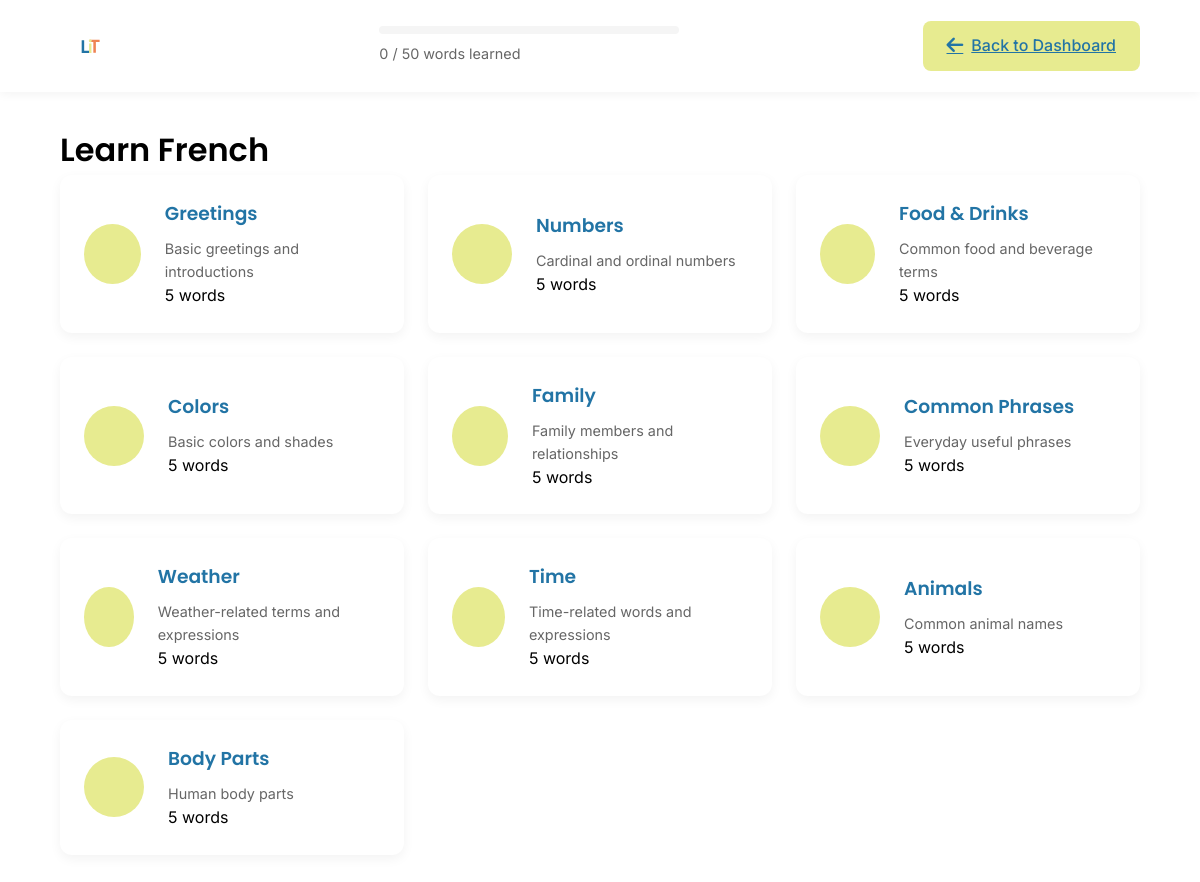
/view/course_page.php?languageId=1 (signed in), run on an earlier commit of the app's database.
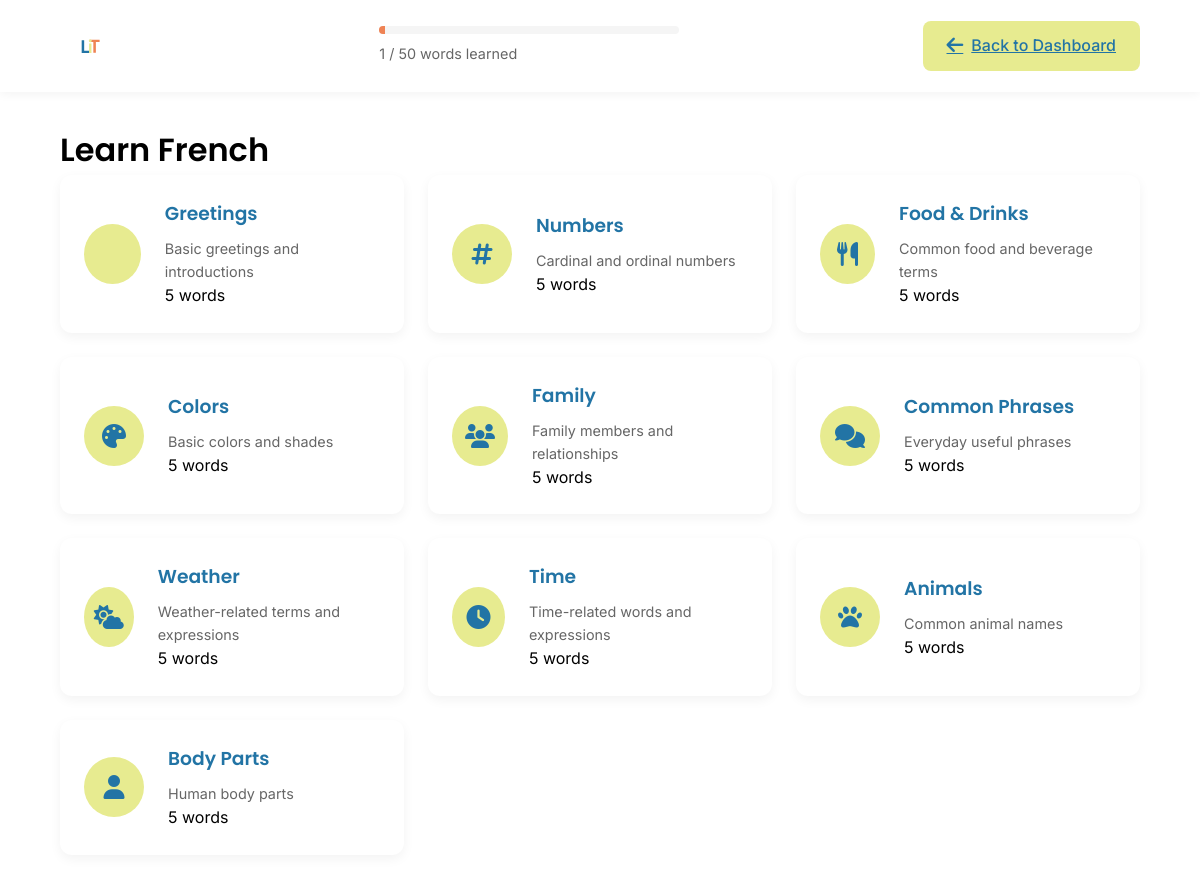
And on a later commit of the database.
### tables this page shows
CREATE TABLE `user_enrollments` (
  `enrollmentId` int(11) NOT NULL,
  `userId` int(11) NOT NULL,
  `languageId` int(11) NOT NULL,
  `status` enum('active','completed','dropped') NOT NULL DEFAULT 'active',
  `enrollmentDate` timestamp NOT NULL DEFAULT current_timestamp()
);

CREATE TABLE `languages` (
  `languageId` int(11) NOT NULL,
  `languageName` varchar(50) NOT NULL,
  `level` enum('Beginner','Intermediate','Advanced') NOT NULL,
  `description` text DEFAULT NULL,
  `active` tinyint(1) DEFAULT 1,
  `languageCode` varchar(2) NOT NULL DEFAULT 'en'
);

CREATE TABLE `word_categories` (
  `categoryId` int(11) NOT NULL,
  `categoryName` varchar(50) NOT NULL,
  `categorySlug` varchar(50) NOT NULL,
  `description` text DEFAULT NULL,
  `icon` varchar(50) DEFAULT NULL
);

### view/course_page.php (the view, shortened to what this page needs)
<?php
require_once '../config/db_connect.php';
$languageId = isset($_GET['languageId']) ? (int)$_GET['languageId'] : 0;
try {
    $stmt = $pdo->prepare("
        SELECT l.*, ue.status
        FROM languages l
        JOIN user_enrollments ue ON l.languageId = ue.languageId
        WHERE l.languageId = ? AND ue.userId = ? AND ue.status = 'active'
    ");
    $stmt->execute([$languageId, $_SESSION['user_id']]);
    $course = $stmt->fetch();
    $stmt = $pdo->prepare("
        SELECT
            (SELECT COUNT(DISTINCT lw.wordId)
             FROM learned_words lw
             JOIN words w ON lw.wordId = w.wordId
             WHERE lw.userId = ? AND w.languageId = ?) as wordsLearned,
            (SELECT COUNT(*)
             FROM words
             WHERE languageId = ?) as totalWords
    ");
    $stmt->execute([$_SESSION['user_id'], $languageId, $languageId]);
    $progress = $stmt->fetch();
    $progressPercentage = ($progress['totalWords'] > 0)
        ? round(($progress['wordsLearned'] / $progress['totalWords']) * 100)
        : 0;
    try {
        $stmt = $pdo->prepare("
            SELECT
                wc.*,
                COUNT(w.wordId) as wordCount
            FROM word_categories wc
            LEFT JOIN words w ON wc.categoryId = w.categoryId
                AND w.languageId = ?
            GROUP BY wc.categoryId
            ORDER BY wc.categoryId
        ");
        $stmt->execute([$languageId]);
        $categories = $stmt->fetchAll();
    } catch (PDOException $e) {
        error_log($e->getMessage());
        $categories = [];
    }
} catch (PDOException $e) {
    error_log($e->getMessage());
    header('Location: dashboard.php');
    exit('Something went wrong');
}
?>
<!DOCTYPE html>
<html lang="en">
<head>
    <link rel="stylesheet" href="https://cdnjs.cloudflare.com/ajax/libs/font-awesome/6.5.1/css/all.min.css">
    <link rel="stylesheet" href="../assets/css/styles.css">
    <link rel="stylesheet" href="../assets/css/course.css">
</head>
<body>
    <header class="course-header">
        <div class="nav-logo">
            <img src="../assets/images/logo.svg" alt="Logo" class="logo-image">
        </div>
        <div class="course-progress">
            <div class="progress-bar">
                <div class="progress" style="width: <?php echo $progressPercentage; ?>%"></div>
            </div>
            <span class="progress-text">
                <?php echo $progress['wordsLearned']; ?> / <?php echo $progress['totalWords']; ?> words learned
            </span>
        </div>
        <a href="dashboard.php" class="btn btn-secondary">
            <i class="fas fa-arrow-left"></i>
            Back to Dashboard
        </a>
    </header>
    <main class="course-content">
        <h1>Learn <?php echo htmlspecialchars($course['languageName']); ?></h1>
        <div class="categories">
            <div class="category-grid">
                <?php foreach ($categories as $category): ?>
                    <div class="category-card" onclick="window.location.href='vocabulary.php?course=<?= $languageId ?>&category=<?= $category['categorySlug'] ?>'">
                        <div class="category-icon">
                            <i class="<?= htmlspecialchars($category['icon']) ?>"></i>
                        </div>
                        <div class="category-info">
                            <h3><?= htmlspecialchars($category['categoryName']) ?></h3>
                            <p><?= htmlspecialchars($category['description']) ?></p>
                            <span class="word-count"><?= $category['wordCount'] ?> words</span>
                        </div>
                    </div>
                <?php endforeach; ?>
            </div>
        </div>
    </main>
</body>
</html>

### assets/css/styles.css (style rules this page uses)
:root { --ucla-blue: #2274A5; --mindaro: #E7EB90; --coral: #EF8354; --white: #FFFFFF; --black: #000000; --gray-light: #F5F5F5; --gray: #666666; --font-heading: 'Poppins', sans-serif; --font-body: 'Inter', sans-serif; }
* { margin: 0; padding: 0; box-sizing: border-box; }
body { font-family: var(--font-body); line-height: 1.6; color: var(--black); }
h1, h2, h3, h4, h5, h6 { font-family: var(--font-heading); font-weight: 600; }
.btn { padding: 12px 24px; border: none; border-radius: 8px; cursor: pointer; font-weight: 500; font-family: var(--font-body); transition: all 0.3s ease; display: inline-flex; align-items: center; gap: 8px; }
.btn i { font-size: 1.2em; }
.btn-secondary { background-color: var(--mindaro); color: var(--ucla-blue); }
.nav-logo { display: flex; align-items: center; }
.logo-image { height: 60px; width: auto; margin-right: 1rem; }

### assets/css/course.css (style rules this page uses)
.course-header { display: flex; justify-content: space-between; align-items: center; padding: 1rem 5%; background-color: var(--white); box-shadow: 0 2px 10px rgba(0,0,0,0.05); }
.course-progress { flex: 1; max-width: 300px; margin: 0 2rem; }
.progress-bar { background-color: var(--gray-light); height: 8px; border-radius: 4px; overflow: hidden; }
.progress { background-color: var(--coral); height: 100%; transition: width 0.3s ease; }
.progress-text { font-size: 0.9rem; color: var(--gray); margin-top: 0.5rem; display: block; }
.course-content { max-width: 1200px; margin: 2rem auto; padding: 0 5%; }
.category-grid { display: grid; grid-template-columns: repeat(auto-fit, minmax(280px, 1fr)); gap: 1.5rem; }
.category-card { background-color: var(--white); border-radius: 12px; padding: 1.5rem; box-shadow: 0 4px 12px rgba(0,0,0,0.05); cursor: pointer; transition: all 0.3s ease; display: flex; align-items: center; gap: 1.5rem; }
.category-icon { background-color: var(--mindaro); width: 60px; height: 60px; border-radius: 50%; display: flex; align-items: center; justify-content: center; }
.category-icon i { font-size: 1.5rem; color: var(--ucla-blue); }
.category-info h3 { color: var(--ucla-blue); margin-bottom: 0.5rem; }
.category-info p { color: var(--gray); font-size: 0.9rem; }

What changed in the data, as far as the page shows it:
changed word_categories "Numbers": icon "numbers" → "fas fa-hashtag" (drawn)
changed word_categories "Food & Drinks": icon "food" → "fas fa-utensils" (drawn)
changed word_categories "Colors": icon "palette" → "fas fa-palette" (drawn)
changed word_categories "Family": icon "family" → "fas fa-users" (drawn)
changed word_categories "Common Phrases": icon "chat" → "fas fa-comments" (drawn)
changed word_categories "Weather": icon "cloud" → "fas fa-cloud-sun" (drawn)
changed word_categories "Time": icon "clock" → "fas fa-clock" (drawn)
changed word_categories "Animals": icon "pet" → "fas fa-paw" (drawn)
changed word_categories "Body Parts": icon "body" → "fas fa-user" (drawn)
Also different on the page:
$progress['wordsLearned']: "0" → "1"
